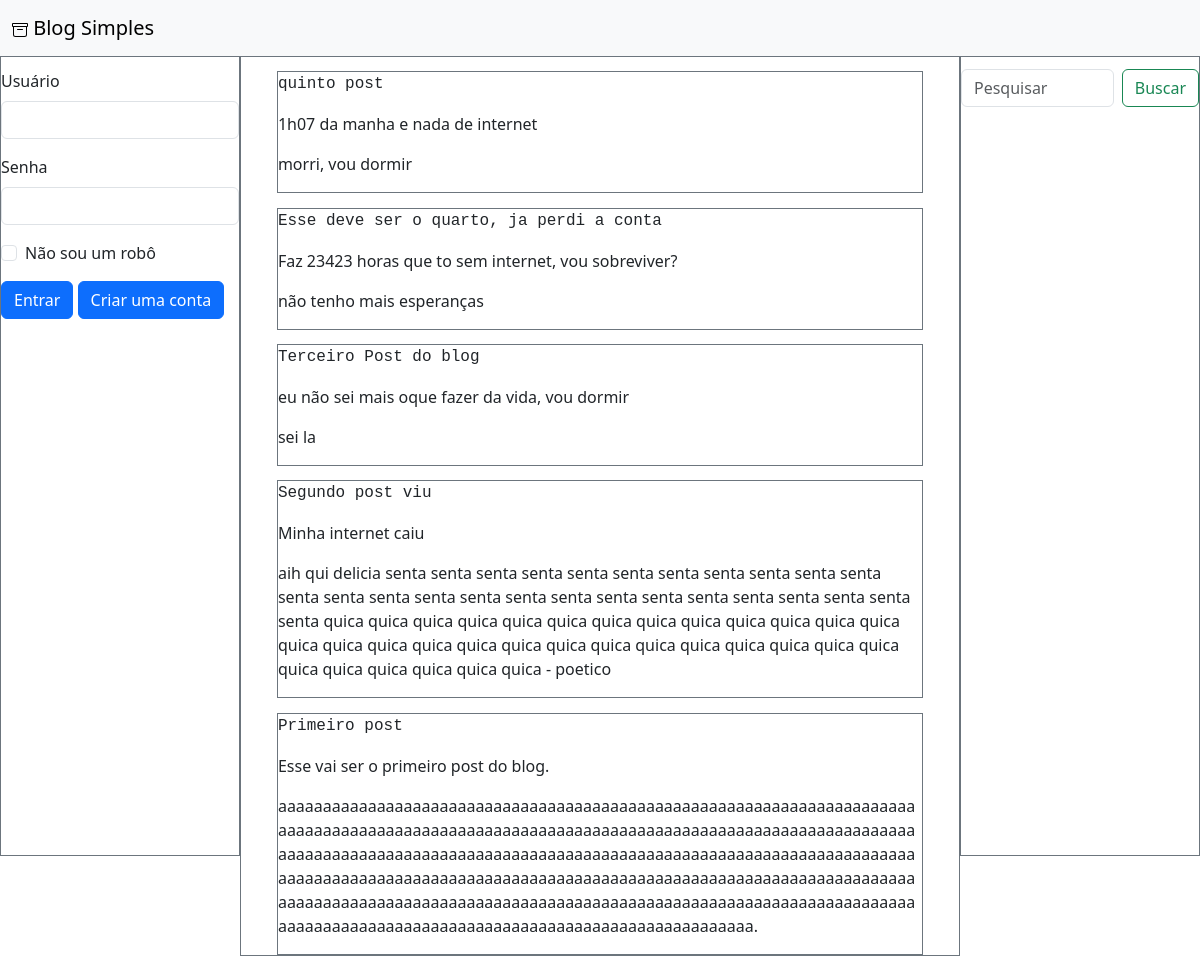
Before: / with the older database file.
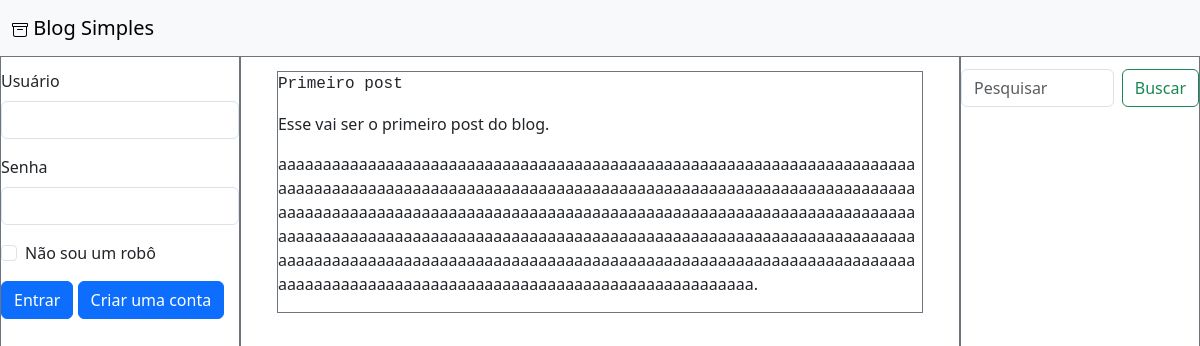
After: the same page with the newer database file.
### tables this page shows
CREATE TABLE `post` (
  `id` int(11) NOT NULL,
  `titulo` varchar(120) NOT NULL,
  `previa` varchar(300) NOT NULL,
  `conteudo` text NOT NULL
);

### main-conteudo.php (the view, shortened to what this page needs)
<?php
require_once 'config.php';
$blogSelect = "SELECT * FROM post ORDER BY id DESC";
$resultado = mysqli_query($conn, $blogSelect);
if($resultado){
    if(mysqli_num_rows($resultado) > 0){
        while ($row = mysqli_fetch_assoc($resultado)){
            echo"<div class='conteudo border border-secondary'>";
            echo"<p class='font-monospace'>".$row['titulo']."</p>";
            echo"<p class='text-start'>".$row['previa']."</p>";
            echo"<p class='text-xxl-center'>".$row['conteudo']."</p>";
            echo"</div>";
        }
    }else{echo"nenhum post encontrado :c";}
}else{
    echo"erro na consulta: ". mysqli_error($conn);
}
?>

### index.php (shortened to what this page needs)
<?php
require_once 'config.php';
?>
<!DOCTYPE html>
<html lang="pt-br">
<head>
    <link href="https://cdn.jsdelivr.net/npm/bootstrap@5.3.3/dist/css/bootstrap.min.css" rel="stylesheet">
</head>
<body>
<div class="d-flex justify-content-between">
    <div class="left-coluna border border-secondary">
        <?php
        if(isset($_SESSION['usuario'])){
            echo "<div class='alert alert-primary' role='alert' style='margin-top:5%;'>Olá ".$_SESSION['user_nome'].";</div>";
            echo "<div class='alert alert-primary' role='alert'>Clique <a href='logout.php' class='alert-link'>aqui</a> para deslogar.</div>";
            if(isset($_SESSION['user_perm']) && $_SESSION['user_perm'] == 1){
                echo "<div class='alert alert-primary' role='alert'>Clique <a href='add-posts.php' class='alert-link'>aqui</a> para adcionar um post</div>";
            }
            } else {
            require_once 'form-login.php';
        }
        ?>
    </div>
    <div class="main-conteudo border border-secondary">
        <?php
        if(isset($_POST['buscar'])){
            if($pesquisa){
                if(mysqli_num_rows($pesquisa) > 0){
                    while ($linhas = mysqli_fetch_assoc($pesquisa)){
                        echo"<div class='conteudo border border-secondary'>";
                        echo"<p class='font-monospace'>".$linhas['titulo']."</p>";
                        echo"<p class='text-start'>".$linhas['previa']."</p>";
                        echo"<p class='text-xxl-center'>".$linhas['conteudo']."</p>";
                        echo"</div>";
                    }
                }else{
                    echo"nenhum post encontrado :c";
                    echo "<div class='alert alert-primary' role='alert'>Clique <a href='index.php' class='alert-link'>aqui</a> para voltar.</div>";
                }
            }else{
                echo"erro na consulta: ". mysqli_error($conn);
            }
            mysqli_close($conn);
        }else{
            require_once "main-conteudo.php";
        }
        ?>
    </div>
    <div class="right-coluna border border-secondary">
        <form action="index.php" method="POST" class="d-flex" role="search" style="margin-top: 5%;">
            <input class="form-control me-2" type="search" name="search" placeholder="Pesquisar" aria-label="Search">
            <input class="btn btn-outline-success" type="submit" name="buscar" id="buscar" value="Buscar">
        </form>
    </div>
</div>
</body>
</html>

### form-login.php (shortened to what this page needs)
<!DOCTYPE html>
<html lang="pt-br">
<head>
    <link href="https://cdn.jsdelivr.net/npm/bootstrap@5.3.3/dist/css/bootstrap.min.css" rel="stylesheet">
</head>
<body>
<form action="form-login.php" method="POST" style="margin-top: 5%;">
    <div class="mb-3">
        <label for="user" class="form-label">Usuário</label>
        <input type="text" name="user" class="form-control" id="user">
    </div>
    <div class="mb-3">
        <label for="senha" class="form-label">Senha</label>
        <input type="password" class="form-control" name="senha" id="senha">
    </div>
    <div class="mb-3 form-check">
        <input type="checkbox" class="form-check-input" id="exampleCheck1">
        <label class="form-check-label" for="exampleCheck1">Não sou um robô</label>
    </div>
    <input type="submit" value="Entrar" name="entrar" class="btn btn-primary">
    <a value="criar conta" name="criar" class="btn btn-primary" href="criar.php">Criar uma conta</a>
</form>
</body>
</html>

### index.php (style rules this page uses)
.conteudo { margin-top: 2%; word-wrap: break-word; overflow-wrap: break-word; min-width: 90%; max-width: 90%; box-sizing: border-box; }
.left-coluna, .right-coluna { width: 20%; height: 100vh; }
.main-conteudo { display: flex; flex-direction: column; align-items: center; width: 60%; }

Changed rows visible on the page:
removed post: titulo "quinto post", previa "1h07 da manha e nada de internet", conteudo "morri, vou dormir"
removed post: titulo "Esse deve ser o quarto, ja perdi a conta", previa "Faz 23423 horas que to sem internet, vou sobreviver?", conteudo "não tenho mais esperanças"
removed post: titulo "Terceiro Post do blog", previa "eu não sei mais oque fazer da vida, vou dormir", conteudo "sei la"
removed post: titulo "Segundo post viu", previa "Minha internet caiu", conteudo "aih qui delicia senta senta senta senta senta senta senta senta senta senta senta senta senta senta senta senta senta senta senta senta senta senta senta senta senta senta quica quica quica quica quica quica quica quica quica quica quica quica quica quica quica quica quica quica quica quica quica quica quica quica quica quica quica quica quica quica quica quica quica - poetico"
